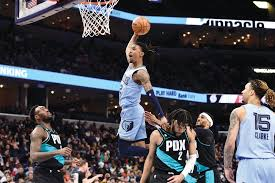
#> input picture assets/dunl.jfif, 275 x 183 px
$ python tutorial1.py
#> lines starting #> are read from the running program, lines starting #| are printed output that depends on the picture
import cv2

img = cv2.imread('assets/dunl.jfif', 1)
#> img is the input picture: shape (183, 275, 3); mean B, G, R 77.4, 72, 73
img = cv2.resize(img, (0, 0), fx=2, fy=2)
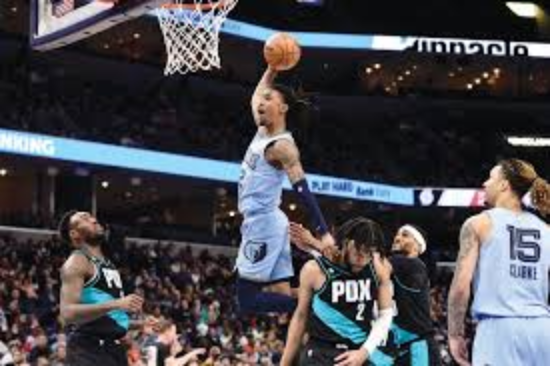
#> img: shape (366, 550, 3); mean B, G, R 77.4, 71.9, 72.9
img = cv2.rotate(img, cv2.ROTATE_90_CLOCKWISE)
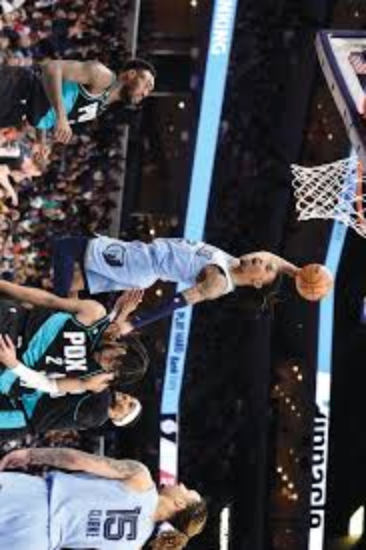
#> img: shape (550, 366, 3); mean B, G, R 77.4, 71.9, 72.9

cv2.imwrite('new_img.jpeg', img)

cv2.imshow('Dunked on', img)


cv2.waitKey(0)

cv2.destroyAllWindows()
